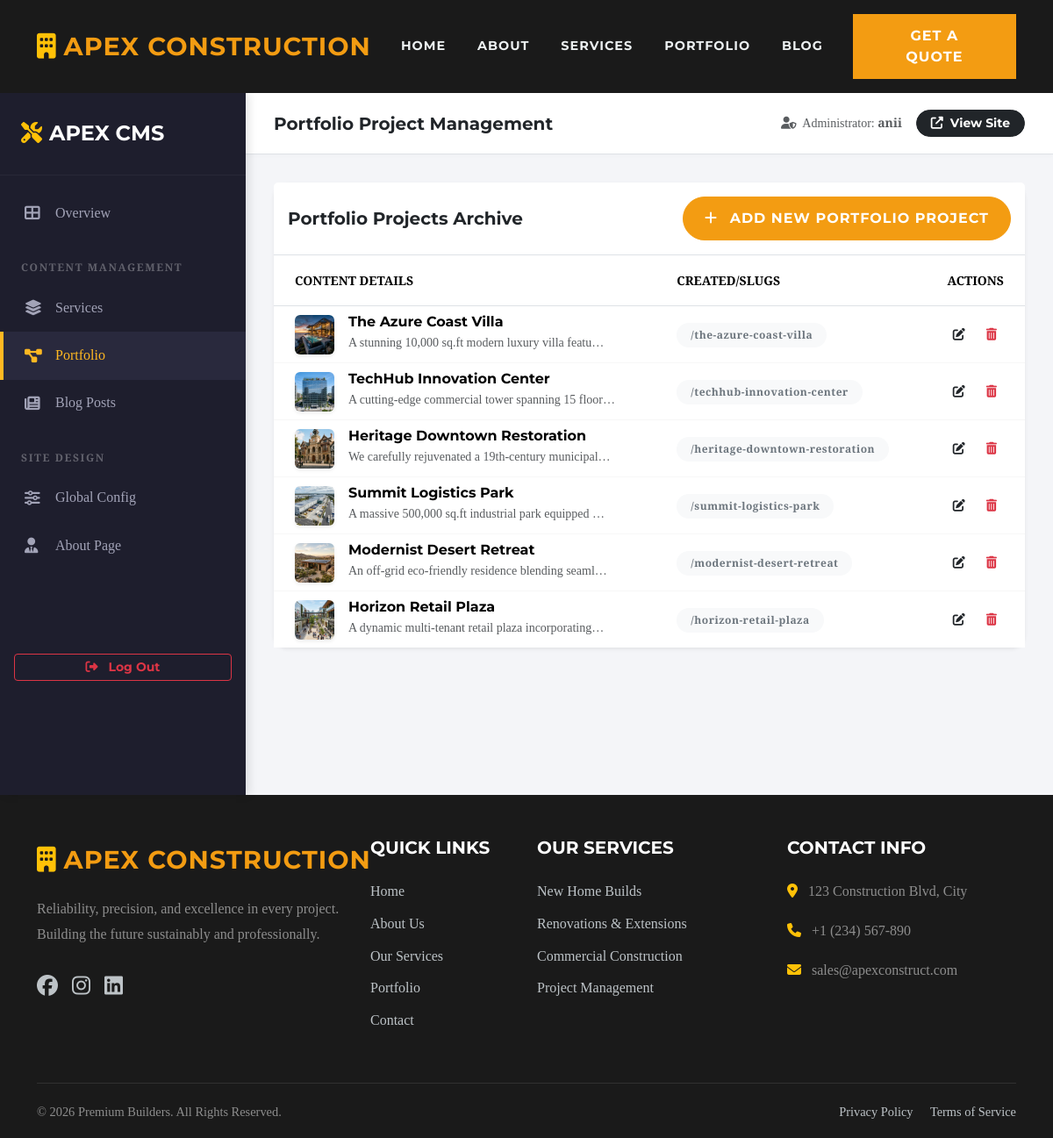
Screenshot of /content/portfolio/ (signed in) with the database file from the repository.
### core/models.py (models this page shows, shortened)
class SiteSettings(models.Model):
    company_name = models.CharField(max_length=150, default="Premium Builders")
    hero_title = models.CharField(max_length=200, default="Building Excellence, Engineering the Future.")
    hero_subtitle = models.CharField(max_length=300, default="Premium Commercial & Residential Construction Delivered with Precision")
    about_snippet = models.TextField(default="Reliability, precision, and excellence in every project. Building the future sustainably and professionally.")
    about_page_text = models.TextField(default="Since our founding, we have been committed to delivering projects of the highest quality...")
    contact_phone = models.CharField(max_length=50, default="+1 (234) 567-890")
    contact_email = models.EmailField(default="info@premiumbuilders.com")
    contact_address = models.CharField(max_length=300, default="123 Construction Blvd, City")
    facebook_url = models.URLField(blank=True)
    instagram_url = models.URLField(blank=True)
    linkedin_url = models.URLField(blank=True)
    hero_cta_primary = models.CharField(max_length=50, default="Request a Free Quote")
    hero_cta_secondary = models.CharField(max_length=50, default="View Our Work")
    stat_1_value = models.CharField(max_length=50, default="20+ Years")
    stat_1_label = models.CharField(max_length=50, default="Experience")
    stat_2_value = models.CharField(max_length=50, default="ISO 9001")
    stat_2_label = models.CharField(max_length=50, default="Generated")
    stat_3_value = models.CharField(max_length=50, default="500+")
    stat_3_label = models.CharField(max_length=50, default="Projects Completed")
    stat_4_value = models.CharField(max_length=50, default="100%")
    stat_4_label = models.CharField(max_length=50, default="Safety Record")

class Project(models.Model):
    title = models.CharField(max_length=200)
    slug = models.SlugField(unique=True, blank=True)
    category = models.ForeignKey(ProjectCategory, on_delete=models.SET_NULL, null=True, related_name='projects')
    client = models.CharField(max_length=200, blank=True)
    scope = models.CharField(max_length=300, blank=True)
    duration = models.CharField(max_length=100, blank=True)
    completion_date = models.DateField(null=True, blank=True)
    cover_image = models.ImageField(upload_to="projects/")
    description = models.TextField()
    testimonial_quote = models.TextField(blank=True)
    is_featured = models.BooleanField(default=False)
    def __str__(self):
        return self.title

### core/dashboard_views.py (the view)
# urls.py: path('content/portfolio/', dashboard_views.ProjectList.as_view(), name='dashboard_projects'),
class ProjectList(OwnerRequiredMixin, ListView):
    model = Project
    template_name = 'core/dashboard/list.html'
    context_object_name = 'items'
    def get_context_data(self, **kwargs):
        ctx = super().get_context_data(**kwargs)
        ctx['model_name'] = 'Portfolio Project'
        ctx['add_url'] = 'dashboard_project_add'
        ctx['edit_url'] = 'dashboard_project_edit'
        ctx['delete_url'] = 'dashboard_project_delete'
        return ctx

### templates/core/dashboard/list.html (shortened to what this page needs)
{% extends 'core/dashboard/base_dashboard.html' %}
{% block dash_title %}{{ model_name }} Management{% endblock %}
{% block dashboard_content %}
<div class="card border-0 shadow-sm rounded-4">
    <div class="card-header bg-white py-3 border-bottom d-flex justify-content-between align-items-center">
        <h5 class="mb-0 fw-bold text-dark">{{ model_name }}s Archive</h5>
        <a href="{% url add_url %}" class="btn btn-primary rounded-pill px-4">
            <i class="fas fa-plus me-2"></i> Add New {{ model_name }}
        </a>
    </div>
    <div class="card-body p-0">
        <div class="table-responsive">
            <table class="table table-hover align-middle mb-0">
                <thead class="bg-light text-muted small text-uppercase">
                    <tr>
                        <th class="ps-4 py-3">Content Details</th>
                        <th class="py-3">Created/Slugs</th>
                        <th class="py-3 text-end pe-4">Actions</th>
                    </tr>
                </thead>
                <tbody>
                    {% for item in items %}
                    <tr class="transition-all">
                        <td class="ps-4">
                            <div class="d-flex align-items-center">
                                {% if item.cover_image or item.image or item.icon_image %}
                                    <div class="me-3">
                                        {% if item.icon_image %}
                                            <div class="rounded bg-light d-flex align-items-center justify-content-center" style="width: 45px; height: 45px;">
                                                <img src="{{ item.icon_image.url }}" class="img-fluid p-2" alt="">
                                            </div>
                                        {% elif item.cover_image %}
                                            <img src="{{ item.cover_image.url }}" class="rounded shadow-sm" style="width: 45px; height: 45px; object-fit: cover;" alt="">
                                        {% elif item.image %}
                                            <img src="{{ item.image.url }}" class="rounded shadow-sm" style="width: 45px; height: 45px; object-fit: cover;" alt="">
                                        {% endif %}
                                    </div>
                                {% endif %}
                                <div>
                                    <h6 class="mb-0 fw-bold">{{ item }}</h6>
                                    <small class="text-muted">
                                        {% if item.short_description %}
                                            {{ item.short_description|truncatechars:50 }}
                                        {% elif item.description %}
                                            {{ item.description|truncatechars:50 }}
                                        {% elif item.content %}
                                            {{ item.content|striptags|truncatechars:50 }}
                                        {% else %}
                                            Entry Content Dashboard
                                        {% endif %}
                                    </small>
                                </div>
                            </div>
                        </td>
                        <td>
                            <span class="badge bg-soft-secondary text-secondary py-2 px-3 rounded-pill bg-light" style="letter-spacing: 0.5px;">
                                /{{ item.slug }}
                            </span>
                        </td>
                        <td class="text-end pe-4">
                            <div class="d-flex justify-content-end gap-2">
                                <a href="{% url edit_url item.id %}" class="btn btn-sm btn-outline-dark border-0 hover-bg-primary rounded-pill" title="Edit">
                                    <i class="fas fa-edit"></i>
                                </a>
                                <a href="{% url delete_url item.id %}" class="btn btn-sm btn-outline-danger border-0 hover-bg-danger rounded-pill" title="Delete">
                                    <i class="fas fa-trash-alt"></i>
                                </a>
                            </div>
                        </td>
                    </tr>
                    {% endfor %}
                </tbody>
            </table>
        </div>
    </div>
</div>
{% endblock %}

### templates/core/dashboard/base_dashboard.html (shortened to what this page needs)
{% extends 'base.html' %}
{% block content %}
<div class="dashboard-wrapper">
    <aside class="dashboard-sidebar">
        <div class="sidebar-header">
            <h4 class="text-white fw-bold mb-0 font-montserrat">
                <i class="fas fa-tools text-warning me-2"></i>APEX CMS
            </h4>
        </div>
        <div class="sidebar-nav pt-3">
            <a href="{% url 'dashboard_home' %}" class="nav-link-dash {% if request.resolver_match.url_name == 'dashboard_home' %}active{% endif %}">
                <i class="fas fa-th-large"></i> Overview
            </a>
            <div class="sidebar-section-title">Content Management</div>
            <a href="{% url 'dashboard_services' %}" class="nav-link-dash {% if 'service' in request.resolver_match.url_name %}active{% endif %}">
                <i class="fas fa-layer-group"></i> Services
            </a>
            <a href="{% url 'dashboard_projects' %}" class="nav-link-dash {% if 'project' in request.resolver_match.url_name %}active{% endif %}">
                <i class="fas fa-project-diagram"></i> Portfolio
            </a>
            <a href="{% url 'dashboard_blogs' %}" class="nav-link-dash {% if 'blog' in request.resolver_match.url_name %}active{% endif %}">
                <i class="fas fa-newspaper"></i> Blog Posts
            </a>
            <div class="sidebar-section-title">Site Design</div>
            <a href="{% url 'dashboard_settings' %}" class="nav-link-dash {% if request.resolver_match.url_name == 'dashboard_settings' %}active{% endif %}">
                <i class="fas fa-sliders-h"></i> Global Config
            </a>
            <a href="{% url 'dashboard_about' %}" class="nav-link-dash {% if request.resolver_match.url_name == 'dashboard_about' %}active{% endif %}">
                <i class="fas fa-user-tie"></i> About Page
            </a>
            <div class="mt-5 pt-5 px-3">
                <a href="{% url 'logout' %}" class="btn btn-outline-danger w-100 btn-sm">
                    <i class="fas fa-sign-out-alt me-2"></i> Log Out
                </a>
            </div>
        </div>
    </aside>
    <main class="dashboard-main">
        <header class="dashboard-header border-bottom">
            <div class="d-flex w-100 justify-content-between align-items-center">
                <h5 class="mb-0 fw-bold text-dark">
                    {% block dash_title %}Dashboard{% endblock %}
                </h5>
                <div class="d-flex align-items-center">
                    <span class="text-muted small me-3"><i class="fas fa-user-shield me-1"></i> Administrator: <strong>{{ request.user.username }}</strong></span>
                    <a href="{% url 'home' %}" class="btn btn-sm btn-dark px-3 rounded-pill" target="_blank">
                        <i class="fas fa-external-link-alt me-1"></i> View Site
                    </a>
                </div>
            </div>
        </header>
        <div class="dashboard-content-area">
            {% block dashboard_content %}{% endblock %}
        </div>
    </main>
</div>
{% endblock %}

### templates/includes/navbar.html (shortened to what this page needs)
<nav class="navbar navbar-expand-lg sticky-top navbar-dark" style="background-color: var(--bg-dark);">
    <div class="container">
        <a class="navbar-brand" href="{% url 'home' %}">
            <i class="fas fa-building text-warning me-2"></i>{{ site_settings.company_name|upper }}
        </a>
        <div class="collapse navbar-collapse" id="navbarNav">
            <ul class="navbar-nav ms-auto mb-2 mb-lg-0 align-items-center">
                <li class="nav-item">
                    <a class="nav-link {% if request.resolver_match.url_name == 'home' %}active{% endif %}" href="{% url 'home' %}">Home</a>
                </li>
                <li class="nav-item">
                    <a class="nav-link {% if request.resolver_match.url_name == 'about' %}active{% endif %}" href="{% url 'about' %}">About</a>
                </li>
                <li class="nav-item">
                    <a class="nav-link {% if request.resolver_match.url_name == 'services' %}active{% endif %}" href="{% url 'services' %}">Services</a>
                </li>
                <li class="nav-item">
                    <a class="nav-link {% if request.resolver_match.url_name == 'portfolio' %}active{% endif %}" href="{% url 'portfolio' %}">Portfolio</a>
                </li>
                <li class="nav-item">
                    <a class="nav-link {% if request.resolver_match.url_name == 'blog' %}active{% endif %}" href="{% url 'blog' %}">Blog</a>
                </li>
                <li class="nav-item ms-lg-3 mt-3 mt-lg-0">
                    <a class="btn btn-primary" href="{% url 'contact' %}">Get a Quote</a>
                </li>
            </ul>
        </div>
    </div>
</nav>

### templates/includes/footer.html
<footer class="pt-5 pb-3 mt-auto">
    <div class="container">
        <div class="row gy-4">
            <div class="col-lg-4 col-md-6 mb-4 mb-lg-0">
                <a class="navbar-brand mb-3 d-block" href="{% url 'home' %}">
                    <i class="fas fa-building text-warning me-2"></i>{{ site_settings.company_name|upper }}
                </a>
                <p class="text-white-50">{{ site_settings.about_snippet }}</p>
                <div class="d-flex gap-3 mt-4">
                    <a href="#" class="fs-4"><i class="fab fa-facebook"></i></a>
                    <a href="#" class="fs-4"><i class="fab fa-instagram"></i></a>
                    <a href="#" class="fs-4"><i class="fab fa-linkedin"></i></a>
                </div>
            </div>
            <div class="col-lg-2 col-md-6 mb-4 mb-lg-0">
                <h5 class="text-white text-uppercase mb-4">Quick Links</h5>
                <ul class="list-unstyled">
                    <li class="mb-2"><a href="{% url 'home' %}">Home</a></li>
                    <li class="mb-2"><a href="{% url 'about' %}">About Us</a></li>
                    <li class="mb-2"><a href="{% url 'services' %}">Our Services</a></li>
                    <li class="mb-2"><a href="{% url 'portfolio' %}">Portfolio</a></li>
                    <li class="mb-2"><a href="{% url 'contact' %}">Contact</a></li>
                </ul>
            </div>
            <div class="col-lg-3 col-md-6 mb-4 mb-lg-0">
                <h5 class="text-white text-uppercase mb-4">Our Services</h5>
                <ul class="list-unstyled">
                    <li class="mb-2"><a href="#">New Home Builds</a></li>
                    <li class="mb-2"><a href="#">Renovations & Extensions</a></li>
                    <li class="mb-2"><a href="#">Commercial Construction</a></li>
                    <li class="mb-2"><a href="#">Project Management</a></li>
                </ul>
            </div>
            <div class="col-lg-3 col-md-6">
                <h5 class="text-white text-uppercase mb-4">Contact Info</h5>
                <ul class="list-unstyled text-white-50">
                    <li class="mb-3"><i class="fas fa-map-marker-alt me-2 text-warning"></i> {{ site_settings.contact_address }}</li>
                    <li class="mb-3"><i class="fas fa-phone me-2 text-warning"></i> <a href="tel:{{ site_settings.contact_phone }}" class="text-white-50">{{ site_settings.contact_phone }}</a></li>
                    <li class="mb-3"><i class="fas fa-envelope me-2 text-warning"></i> <a href="mailto:{{ site_settings.contact_email }}" class="text-white-50">{{ site_settings.contact_email }}</a></li>
                </ul>
            </div>
        </div>
        <div class="footer-bottom">
            <div class="row align-items-center">
                <div class="col-md-6 text-md-start mb-3 mb-md-0 text-white-50">
                    &copy; {% now "Y" %} Premium Builders. All Rights Reserved.
                </div>
                <div class="col-md-6 text-md-end text-white-50">
                    <a href="#" class="me-3">Privacy Policy</a>
                    <a href="#">Terms of Service</a>
                </div>
            </div>
        </div>
    </div>
</footer>

### rows the page displays
SiteSettings: company_name "APEX CONSTRUCTION", about_snippet "Reliability, precision, and excellence in every project. Building the future sustainably and professionally.", contact_address "123 Construction Blvd, City", contact_phone "+1 (234) 567-890", contact_email "sales@apexconstruct.com"
Project: cover_image (picture), title "The Azure Coast Villa", description "A stunning 10,000 sq.ft modern luxury villa featu…", slug "the-azure-coast-villa"
Project: cover_image (picture), title "TechHub Innovation Center", description "A cutting-edge commercial tower spanning 15 floor…", slug "techhub-innovation-center"
Project: cover_image (picture), title "Heritage Downtown Restoration", description "We carefully rejuvenated a 19th-century municipal…", slug "heritage-downtown-restoration"
Project: cover_image (picture), title "Summit Logistics Park", description "A massive 500,000 sq.ft industrial park equipped …", slug "summit-logistics-park"
Project: cover_image (picture), title "Modernist Desert Retreat", description "An off-grid eco-friendly residence blending seaml…", slug "modernist-desert-retreat"
Project: cover_image (picture), title "Horizon Retail Plaza", description "A dynamic multi-tenant retail plaza incorporating…", slug "horizon-retail-plaza"

### other values shown
{{ model_name }} "Portfolio Project"
{{ request.user.username }} "anii"
{{ model_name }} "PORTFOLIO PROJECT"
